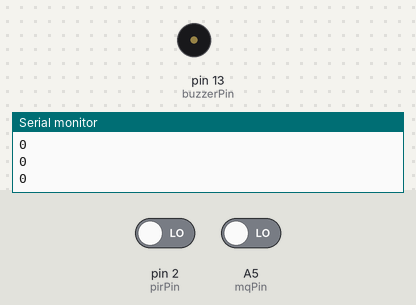
Bench run of a sketch on a simulated Arduino Uno, built with avr-gcc and run on an emulated ATmega328P. On the bench: buzzer (waves = sounding, pin HIGH), the last lines printed to the serial monitor. Inputs (shaded band) come from the test bench; at power-on: pin 2 (pirPin) LOW, A5 (mqPin) LOW.

Above: at 1.8 s.
1.9 s: pin 2 (pirPin) driven HIGH
At 3.2 s:
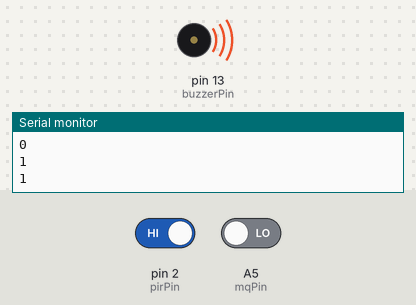
4.0 s: pin 2 (pirPin) driven LOW
At 5.7 s:
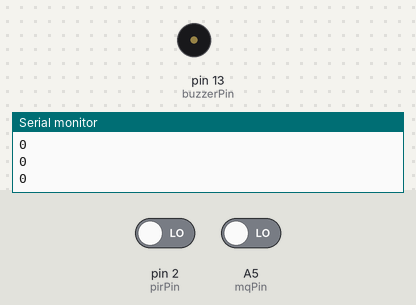
6.0 s: A5 (mqPin) driven HIGH
At 7.5 s:
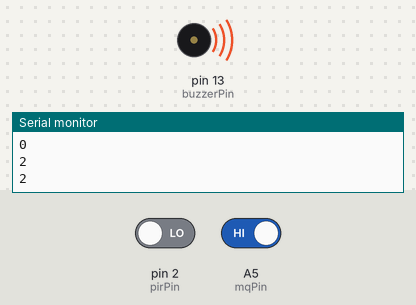
Timing chart, 0 to 9.0 s (numbered marks = the images above; inputs shaded):
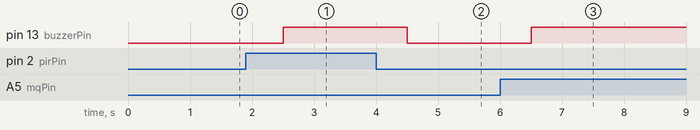

The sketch:

360Lab_Final_code.ino
```cpp
int buzzerPin = 13;                 // arduino output pin for the buzzer/alarm
//for PIR setup
int pirPin = 2;                     // arduino input pin for PIR sensor
int pirVal = 0;                     // variable for reading the pirPin status

//for MQ2 setup
int mqPin = A5;                     // arduino input pin for MQ2 sensor
int mqVal = 0;                      // variable for reading the mqPin status

void setup() {
  pinMode(buzzerPin, OUTPUT);       // declare buzzer/alarm as output
  pinMode(pirPin, INPUT);           // declare PIR sensor as input
  pinMode(mqPin, INPUT);            // declare MQ2 sensor as input
  Serial.begin(9600);
}

void loop(){
  pirVal = digitalRead(pirPin);               // read PIR input value
  mqVal = digitalRead(mqPin);                 // read MQ2 input value
  delay(500);

  //PIR value check
  if (pirVal == HIGH || mqVal==HIGH) {        // check if the input is HIGH
    digitalWrite(buzzerPin, HIGH);
    if (pirVal == HIGH){
      Serial.println(1);                      //1 for intruder
    }

    if (mqVal==HIGH){
      Serial.println(2);                      //2 for fire accident
    }

  } else {
      digitalWrite(buzzerPin, LOW);
      Serial.println(0);                      //0 for ALL OK
    }

}
```

Measured:
- after the input at 1.9 s, pin 13 (buzzerPin): LOW → HIGH after 0.60 s
- after the input at 4.0 s, pin 13 (buzzerPin): HIGH → LOW after 0.50 s
- after the input at 6.0 s, pin 13 (buzzerPin): LOW → HIGH after 0.50 s
